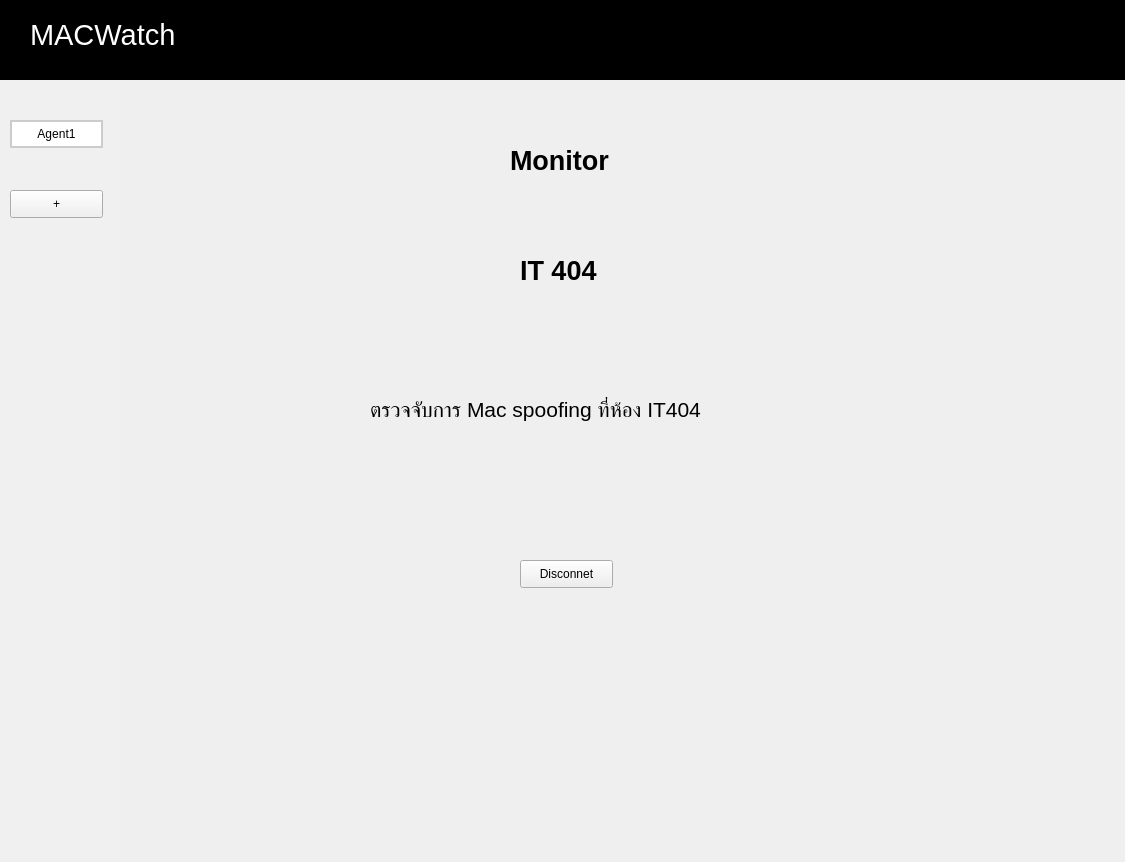
<?xml version="1.0" encoding="UTF-8"?>
<ui version="4.0">
 <class>Form</class>
 <widget class="QWidget" name="Form">
  <property name="geometry">
   <rect>
    <x>0</x>
    <y>0</y>
    <width>1125</width>
    <height>862</height>
   </rect>
  </property>
  <property name="windowTitle">
   <string>Form</string>
  </property>
  <widget class="QWidget" name="widget" native="true">
   <property name="geometry">
    <rect>
     <x>0</x>
     <y>0</y>
     <width>1131</width>
     <height>80</height>
    </rect>
   </property>
   <property name="styleSheet">
    <string notr="true">background-color: rgb(0, 0, 0);</string>
   </property>
   <widget class="QLabel" name="label">
    <property name="geometry">
     <rect>
      <x>30</x>
      <y>10</y>
      <width>231</width>
      <height>51</height>
     </rect>
    </property>
    <property name="text">
     <string>&lt;html&gt;&lt;head/&gt;&lt;body&gt;&lt;p&gt;&lt;span style=&quot; font-size:22pt; color:#ffffff;&quot;&gt;MACWatch&lt;/span&gt;&lt;/p&gt;&lt;/body&gt;&lt;/html&gt;</string>
    </property>
   </widget>
  </widget>
  <widget class="QWidget" name="widget_2" native="true">
   <property name="geometry">
    <rect>
     <x>0</x>
     <y>80</y>
     <width>120</width>
     <height>781</height>
    </rect>
   </property>
   <property name="styleSheet">
    <string notr="true">background-color: rgb(240, 240, 240);</string>
   </property>
   <widget class="QPushButton" name="pushButton">
    <property name="geometry">
     <rect>
      <x>10</x>
      <y>40</y>
      <width>93</width>
      <height>28</height>
     </rect>
    </property>
    <property name="styleSheet">
     <string notr="true">background-color: white;
border: 2px solid #ccc;
border-radius: 25px;
                </string>
    </property>
    <property name="text">
     <string>Agent1</string>
    </property>
   </widget>
   <widget class="QPushButton" name="pushButton_2">
    <property name="geometry">
     <rect>
      <x>10</x>
      <y>110</y>
      <width>93</width>
      <height>28</height>
     </rect>
    </property>
    <property name="text">
     <string>+</string>
    </property>
   </widget>
  </widget>
  <widget class="QLabel" name="label_2">
   <property name="geometry">
    <rect>
     <x>510</x>
     <y>120</y>
     <width>131</width>
     <height>81</height>
    </rect>
   </property>
   <property name="text">
    <string>&lt;html&gt;&lt;head/&gt;&lt;body&gt;&lt;p&gt;&lt;span style=&quot; font-size:20pt; font-weight:600;&quot;&gt;Monitor&lt;/span&gt;&lt;/p&gt;&lt;/body&gt;&lt;/html&gt;</string>
   </property>
  </widget>
  <widget class="QLabel" name="label_3">
   <property name="geometry">
    <rect>
     <x>520</x>
     <y>230</y>
     <width>231</width>
     <height>81</height>
    </rect>
   </property>
   <property name="text">
    <string>&lt;html&gt;&lt;head/&gt;&lt;body&gt;&lt;p&gt;&lt;span style=&quot; font-size:20pt; font-weight:600;&quot;&gt;IT 404&lt;/span&gt;&lt;/p&gt;&lt;/body&gt;&lt;/html&gt;</string>
   </property>
  </widget>
  <widget class="QLabel" name="label_4">
   <property name="geometry">
    <rect>
     <x>370</x>
     <y>370</y>
     <width>481</width>
     <height>81</height>
    </rect>
   </property>
   <property name="text">
    <string>&lt;html&gt;&lt;head/&gt;&lt;body&gt;&lt;p&gt;&lt;span style=&quot; font-size:16pt;&quot;&gt;ตรวจจับการ Mac spoofing ที่ห้อง IT404&lt;/span&gt;&lt;/p&gt;&lt;/body&gt;&lt;/html&gt;</string>
   </property>
  </widget>
  <widget class="QPushButton" name="pushButton_3">
   <property name="geometry">
    <rect>
     <x>520</x>
     <y>560</y>
     <width>93</width>
     <height>28</height>
    </rect>
   </property>
   <property name="text">
    <string>Disconnet</string>
   </property>
  </widget>
 </widget>
 <resources/>
 <connections/>
</ui>
